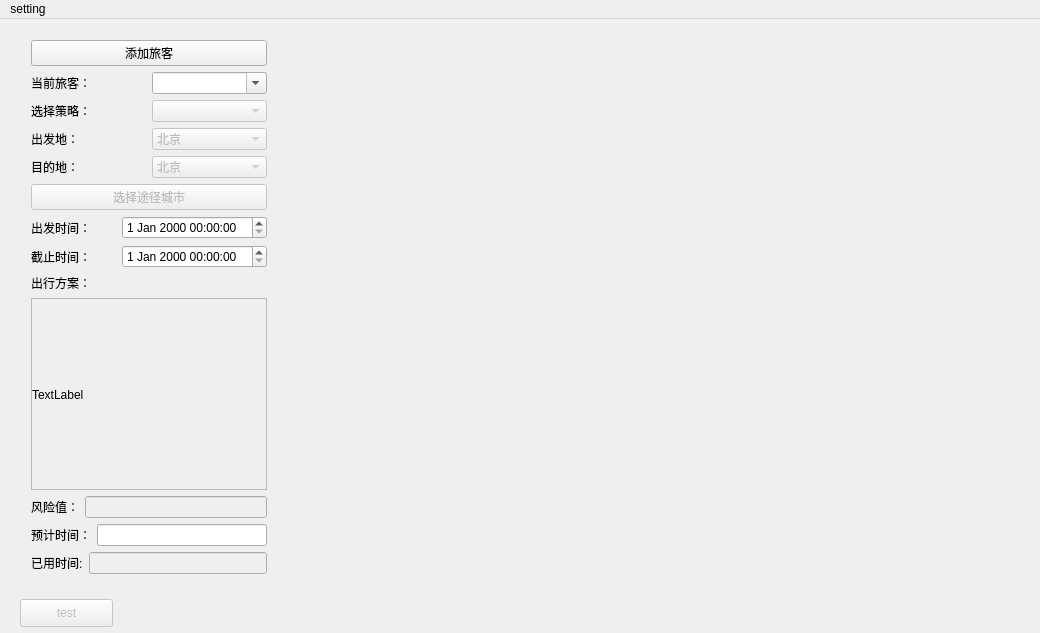
<?xml version="1.0" encoding="UTF-8"?>
<ui version="4.0">
 <class>MainWindow</class>
 <widget class="QMainWindow" name="MainWindow">
  <property name="geometry">
   <rect>
    <x>0</x>
    <y>0</y>
    <width>1040</width>
    <height>633</height>
   </rect>
  </property>
  <property name="windowTitle">
   <string>MainWindow</string>
  </property>
  <widget class="QWidget" name="centralWidget">
   <widget class="QWidget" name="layoutWidget">
    <property name="geometry">
     <rect>
      <x>20</x>
      <y>10</y>
      <width>258</width>
      <height>556</height>
     </rect>
    </property>
    <layout class="QVBoxLayout" name="verticalLayout">
     <item>
      <widget class="QPushButton" name="add_traveler_button">
       <property name="text">
        <string>添加旅客</string>
       </property>
      </widget>
     </item>
     <item>
      <layout class="QHBoxLayout" name="horizontalLayout_9">
       <item>
        <widget class="QLabel" name="label">
         <property name="text">
          <string>当前旅客：</string>
         </property>
        </widget>
       </item>
       <item>
        <widget class="QComboBox" name="current_traveler_comboBox">
         <property name="enabled">
          <bool>true</bool>
         </property>
         <property name="editable">
          <bool>true</bool>
         </property>
        </widget>
       </item>
      </layout>
     </item>
     <item>
      <layout class="QHBoxLayout" name="horizontalLayout_8">
       <item>
        <widget class="QLabel" name="label_2">
         <property name="text">
          <string>选择策略：</string>
         </property>
        </widget>
       </item>
       <item>
        <widget class="QComboBox" name="strategy_comboBox">
         <property name="enabled">
          <bool>false</bool>
         </property>
        </widget>
       </item>
      </layout>
     </item>
     <item>
      <layout class="QHBoxLayout" name="horizontalLayout_2">
       <item>
        <widget class="QLabel" name="label_3">
         <property name="text">
          <string>出发地：</string>
         </property>
        </widget>
       </item>
       <item>
        <widget class="QComboBox" name="start_comboBox">
         <property name="enabled">
          <bool>false</bool>
         </property>
         <item>
          <property name="text">
           <string>北京</string>
          </property>
         </item>
         <item>
          <property name="text">
           <string>上海</string>
          </property>
         </item>
         <item>
          <property name="text">
           <string>深圳</string>
          </property>
         </item>
         <item>
          <property name="text">
           <string>杭州</string>
          </property>
         </item>
         <item>
          <property name="text">
           <string>西安</string>
          </property>
         </item>
         <item>
          <property name="text">
           <string>哈尔滨</string>
          </property>
         </item>
         <item>
          <property name="text">
           <string>昆明</string>
          </property>
         </item>
         <item>
          <property name="text">
           <string>成都</string>
          </property>
         </item>
         <item>
          <property name="text">
           <string>桂林</string>
          </property>
         </item>
         <item>
          <property name="text">
           <string>拉萨</string>
          </property>
         </item>
         <item>
          <property name="text">
           <string>乌鲁木齐</string>
          </property>
         </item>
         <item>
          <property name="text">
           <string>台北</string>
          </property>
         </item>
         <item>
          <property name="text">
           <string>香港</string>
          </property>
         </item>
         <item>
          <property name="text">
           <string>澳门</string>
          </property>
         </item>
        </widget>
       </item>
      </layout>
     </item>
     <item>
      <layout class="QHBoxLayout" name="horizontalLayout_3">
       <item>
        <widget class="QLabel" name="label_4">
         <property name="text">
          <string>目的地：</string>
         </property>
        </widget>
       </item>
       <item>
        <widget class="QComboBox" name="destination_comboBox">
         <property name="enabled">
          <bool>false</bool>
         </property>
         <item>
          <property name="text">
           <string>北京</string>
          </property>
         </item>
         <item>
          <property name="text">
           <string>上海</string>
          </property>
         </item>
         <item>
          <property name="text">
           <string>深圳</string>
          </property>
         </item>
         <item>
          <property name="text">
           <string>杭州</string>
          </property>
         </item>
         <item>
          <property name="text">
           <string>西安</string>
          </property>
         </item>
         <item>
          <property name="text">
           <string>哈尔滨</string>
          </property>
         </item>
         <item>
          <property name="text">
           <string>昆明</string>
          </property>
         </item>
         <item>
          <property name="text">
           <string>成都</string>
          </property>
         </item>
         <item>
          <property name="text">
           <string>桂林</string>
          </property>
         </item>
         <item>
          <property name="text">
           <string>拉萨</string>
          </property>
         </item>
         <item>
          <property name="text">
           <string>乌鲁木齐</string>
          </property>
         </item>
         <item>
          <property name="text">
           <string>台北</string>
          </property>
         </item>
         <item>
          <property name="text">
           <string>香港</string>
          </property>
         </item>
         <item>
          <property name="text">
           <string>澳门</string>
          </property>
         </item>
        </widget>
       </item>
      </layout>
     </item>
     <item>
      <widget class="QPushButton" name="choosecity_button">
       <property name="enabled">
        <bool>false</bool>
       </property>
       <property name="text">
        <string>选择途径城市</string>
       </property>
      </widget>
     </item>
     <item>
      <layout class="QHBoxLayout" name="horizontalLayout">
       <item>
        <widget class="QLabel" name="label_7">
         <property name="text">
          <string>出发时间：</string>
         </property>
        </widget>
       </item>
       <item>
        <widget class="QDateTimeEdit" name="start_time"/>
       </item>
      </layout>
     </item>
     <item>
      <layout class="QHBoxLayout" name="horizontalLayout_6">
       <item>
        <widget class="QLabel" name="label_8">
         <property name="text">
          <string>截止时间：</string>
         </property>
        </widget>
       </item>
       <item>
        <widget class="QDateTimeEdit" name="end_time"/>
       </item>
      </layout>
     </item>
     <item>
      <widget class="QLabel" name="label_5">
       <property name="text">
        <string>出行方案：</string>
       </property>
      </widget>
     </item>
     <item>
      <widget class="QScrollArea" name="pathList">
       <property name="widgetResizable">
        <bool>true</bool>
       </property>
       <widget class="QWidget" name="scrollAreaWidgetContents">
        <property name="geometry">
         <rect>
          <x>0</x>
          <y>0</y>
          <width>254</width>
          <height>190</height>
         </rect>
        </property>
        <widget class="QLabel" name="label_11">
         <property name="geometry">
          <rect>
           <x>0</x>
           <y>0</y>
           <width>251</width>
           <height>191</height>
          </rect>
         </property>
         <property name="text">
          <string>TextLabel</string>
         </property>
        </widget>
       </widget>
      </widget>
     </item>
     <item>
      <layout class="QHBoxLayout" name="horizontalLayout_7">
       <item>
        <widget class="QLabel" name="label_6">
         <property name="text">
          <string>风险值：</string>
         </property>
        </widget>
       </item>
       <item>
        <widget class="QLineEdit" name="minRisk_label">
         <property name="enabled">
          <bool>false</bool>
         </property>
        </widget>
       </item>
      </layout>
     </item>
     <item>
      <layout class="QHBoxLayout" name="horizontalLayout_4">
       <item>
        <widget class="QLabel" name="label_9">
         <property name="text">
          <string>预计时间：</string>
         </property>
        </widget>
       </item>
       <item>
        <widget class="QLineEdit" name="predictTime_lineEdit"/>
       </item>
      </layout>
     </item>
     <item>
      <layout class="QHBoxLayout" name="horizontalLayout_5">
       <item>
        <widget class="QLabel" name="label_10">
         <property name="text">
          <string>已用时间:</string>
         </property>
        </widget>
       </item>
       <item>
        <widget class="QLineEdit" name="usedtime_lineEdit">
         <property name="enabled">
          <bool>false</bool>
         </property>
        </widget>
       </item>
      </layout>
     </item>
    </layout>
   </widget>
   <widget class="QPushButton" name="test_button">
    <property name="enabled">
     <bool>false</bool>
    </property>
    <property name="geometry">
     <rect>
      <x>20</x>
      <y>580</y>
      <width>93</width>
      <height>28</height>
     </rect>
    </property>
    <property name="text">
     <string>test</string>
    </property>
   </widget>
   <widget class="MapWidget" name="map" native="true">
    <property name="geometry">
     <rect>
      <x>290</x>
      <y>10</y>
      <width>721</width>
      <height>561</height>
     </rect>
    </property>
   </widget>
  </widget>
  <widget class="QMenuBar" name="menuBar">
   <property name="geometry">
    <rect>
     <x>0</x>
     <y>0</y>
     <width>1040</width>
     <height>26</height>
    </rect>
   </property>
   <widget class="QMenu" name="menu">
    <property name="title">
     <string>setting</string>
    </property>
   </widget>
   <addaction name="menu"/>
  </widget>
 </widget>
 <layoutdefault spacing="6" margin="11"/>
 <customwidgets>
  <customwidget>
   <class>MapWidget</class>
   <extends>QWidget</extends>
   <header location="global">mapwidget.h</header>
   <container>1</container>
  </customwidget>
 </customwidgets>
 <resources/>
 <connections/>
</ui>
